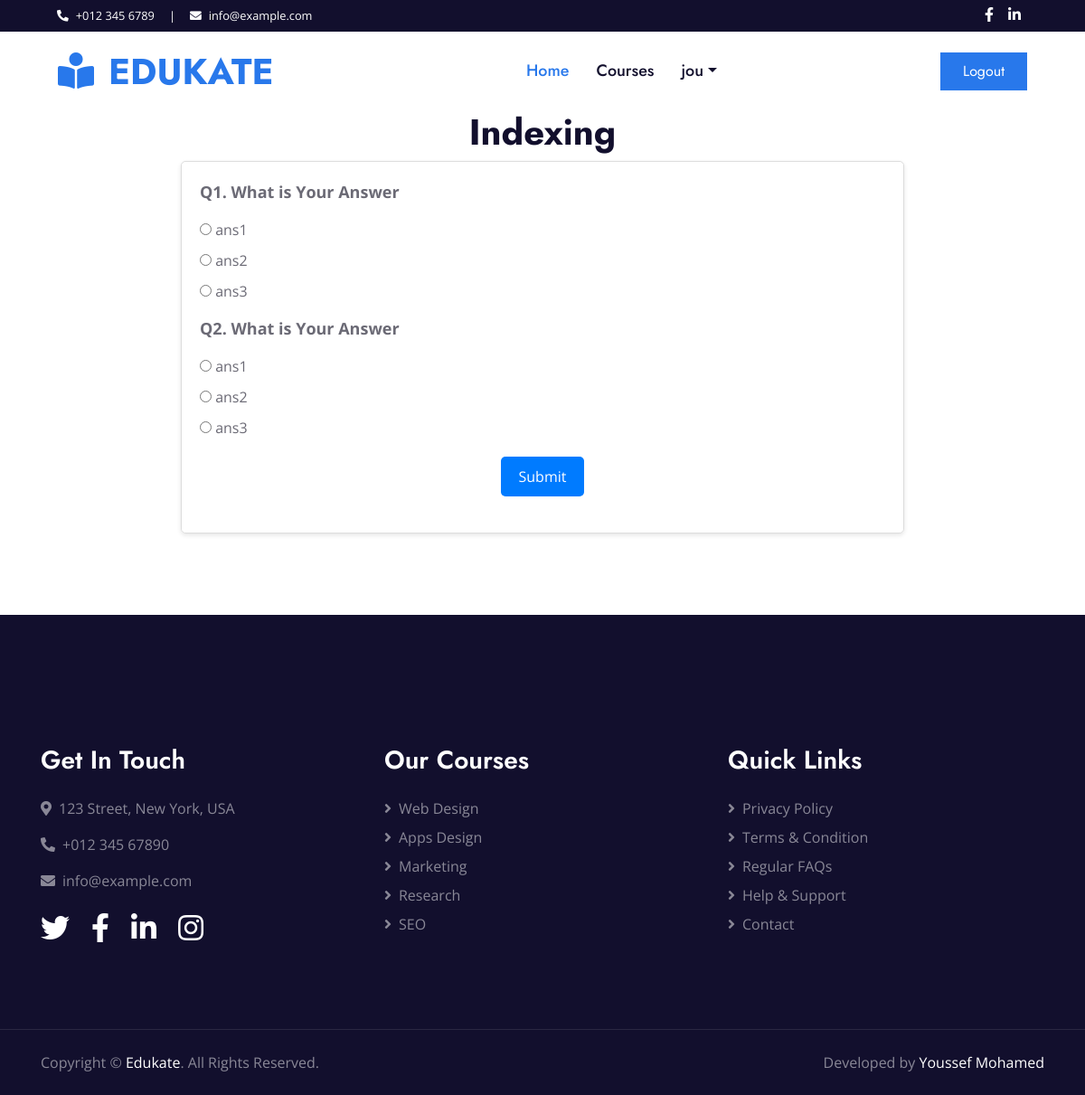
Page /student/student-quiz/142 (signed in) on the committed database.
### instructor/models.py (models this page shows, shortened)
class Quiz(models.Model):
    lesson = models.ForeignKey(Lesson, on_delete=models.CASCADE)
    title = models.CharField(max_length=50)

class Question(models.Model):
    quiz = models.ForeignKey(Quiz, on_delete=models.CASCADE)
    content = models.CharField(max_length=100)

class Choice(models.Model):
    question = models.ForeignKey(Question, on_delete=models.CASCADE)
    answer = models.CharField(max_length=100)
    is_correct = models.BooleanField(default=False)

### student/views/quiz_views.py (the view, shortened to what this page needs)
# urls.py: path('student-quiz/<int:id>', answer_quiz, name='answer_quiz'),
@login_required
@user_passes_test(lambda user: user.is_active and not (user.is_superuser or user.is_staff))
def answer_quiz(request,id):
    current_quiz = Quiz.objects.get(id=id)
    related_lesson = Lesson.objects.get(id = current_quiz.lesson.id)
    questions = Question.objects.filter(quiz=current_quiz)
    correct_answers = 0
    quiz_to_answer = {}
    for q in questions:
        quiz_to_answer[q] = []
        choices = Choice.objects.filter(question=q)
        for choice in choices:
            quiz_to_answer[q].append(choice)
    return render(request, 'answer_quiz.html' ,{'quiz_name':current_quiz.title, 'quiz':quiz_to_answer})

### templates/answer_quiz.html (shortened to what this page needs)
{% extends 'base/base.html' %}
{% load static %}
{% block content %}
<h1 style="text-align: center;">{{quiz_name}}</h1>
<div class="container1">
    <form id="quiz-form" method="post">
        {% for q , choices in quiz.items %}
        <div class="question">
            <p style="font-weight: bold;">Q{{ forloop.counter }}. {{q.content}}</p>
        </div>
        <ul class="options">
            {% for choice in choices %}
            <li>
                <input required type="radio" name="{{q.id}}" value="{{choice.id}}"> {{choice.answer}}
            </li>
            {% endfor %}
        </ul>
        {% endfor %}
        <button class="submit-button" type="submit">Submit</button>
    </form>
</div>
{% endblock %}

### templates/base/header.html (shortened to what this page needs)
{% load static %}
<!DOCTYPE html>
<html>
    <head>
    <link href="https://cdnjs.cloudflare.com/ajax/libs/font-awesome/5.10.0/css/all.min.css" rel="stylesheet">
    <link href="{% static 'css/style.css' %}" rel="stylesheet">
    </head>
    <body>
        <div class="container-fluid bg-dark">
            <div class="row py-2 px-lg-5">
                <div class="col-lg-6 text-center text-lg-left mb-2 mb-lg-0">
                    <div class="d-inline-flex align-items-center text-white">
                        <small><i class="fa fa-phone-alt mr-2"></i>+012 345 6789</small>
                        <small class="px-3">|</small>
                        <small><i class="fa fa-envelope mr-2"></i>info@example.com</small>
                    </div>
                </div>
                <div class="col-lg-6 text-center text-lg-right">
                    <div class="d-inline-flex align-items-center">
                        <a class="text-white px-2" href="">
                            <i class="fab fa-facebook-f"></i>
                        </a>
                        <a class="text-white px-2" href="">
                            <i class="fab fa-linkedin-in"></i>
                        </a>
                    </div>
                </div>
            </div>
        </div>
        <div class="container-fluid p-0">
            <nav class="navbar navbar-expand-lg bg-white navbar-light py-3 py-lg-0 px-lg-5">
                <a href="{% url 'index' %}" class="navbar-brand ml-lg-3">
                    <h1 class="m-0 text-uppercase text-primary"><i class="fa fa-book-reader mr-3"></i>Edukate</h1>
                </a>
                <div class="collapse navbar-collapse justify-content-between px-lg-3" id="navbarCollapse">
                    <div class="navbar-nav mx-auto py-0">
                        {% if user.is_authenticated %}
                        {% if user.is_staff and not user.is_superuser %}
                        {% if request.user.assistant %}
                        <a href="{% url 'index' %}" class="nav-item nav-link active">Home</a>
                        <a href="{% url 'generate_invitation' %}" class="nav-item nav-link">Invite User</a>
                        {% else %}
                        <a href="{% url 'index' %}" class="nav-item nav-link active">Home</a>
                        <a href="{% url 'generate_invitation' %}" class="nav-item nav-link">Invite User</a>
                        <div class="nav-item dropdown">
                            <a href="#" class="nav-link dropdown-toggle" data-toggle="dropdown">{{user.username}}</a>
                            <div class="dropdown-menu m-0">
                                <a href="{% url 'instructor_courses' %}" class="dropdown-item">Your Courses</a>
                                <a href="{% url 'instructor_student' %}" class="dropdown-item">Your Students</a>
                            </div>
                        </div>
                        {% endif %}
                        {% elif user.is_superuser%}
                        <a href="{% url 'index' %}" class="nav-item nav-link active">Home</a>
                        <a href="{% url 'view_mesasges' %}" class="nav-item nav-link">Messages</a>
                        <a href="{% url 'admin:index' %}" class="nav-item nav-link">Admin Panel</a>
                        {% else %}
                        <a href="{% url 'index' %}" class="nav-item nav-link active">Home</a>
                        <a href="{% url 'student_course' %}" class="nav-item nav-link">Courses</a>
                        <div class="nav-item dropdown">
                        <a href="#" class="nav-link dropdown-toggle" data-toggle="dropdown">{{user.username}}</a>
                        </div>
                        {% endif %}
                        {% else %}
                        <a href="index.html" class="nav-item nav-link active">Home</a>
                        <a href="#about" class="nav-item nav-link">About Us</a>
                        <a href="#contact" class="nav-item nav-link">Contact Us</a>
                        {% endif %}
                    </div>
                    {% if user.is_authenticated %}
                    <a href="{% url 'signout' %}" class="btn btn-primary py-2 px-4">Logout</a>
                    {% else %}
                    <a href="{% url 'signin' %}" class="btn btn-primary py-2 px-4">Login</a>
                    {% endif %}
                </div>
            </nav>
        </div>
    </body>
</html>

### templates/answer_quiz.html (style rules this page uses)
.container1 { max-width: 800px; margin: 0 auto; padding: 20px; border: 1px solid #ddd; border-radius: 5px; box-shadow: 0 2px 5px rgba(0, 0, 0, 0.1); }
.question { font-size: 18px; margin-bottom: 15px; }
.options { list-style-type: none; padding: 0; }
.options li { margin-bottom: 10px; }
.submit-button { display: block; margin: 20px auto; padding: 10px 20px; background-color: #007BFF; color: #fff; border: none; border-radius: 5px; cursor: pointer; }

### rows in the picture
Quiz: title "Indexing"
Question: content "What is Your Answer"
Choice: answer "ans1"
Choice: answer "ans2"
Choice: answer "ans3"
Question: content "What is Your Answer"
Choice: answer "ans1"
Choice: answer "ans2"
Choice: answer "ans3"

### other values in the picture
{{ user.username }} "jou"
